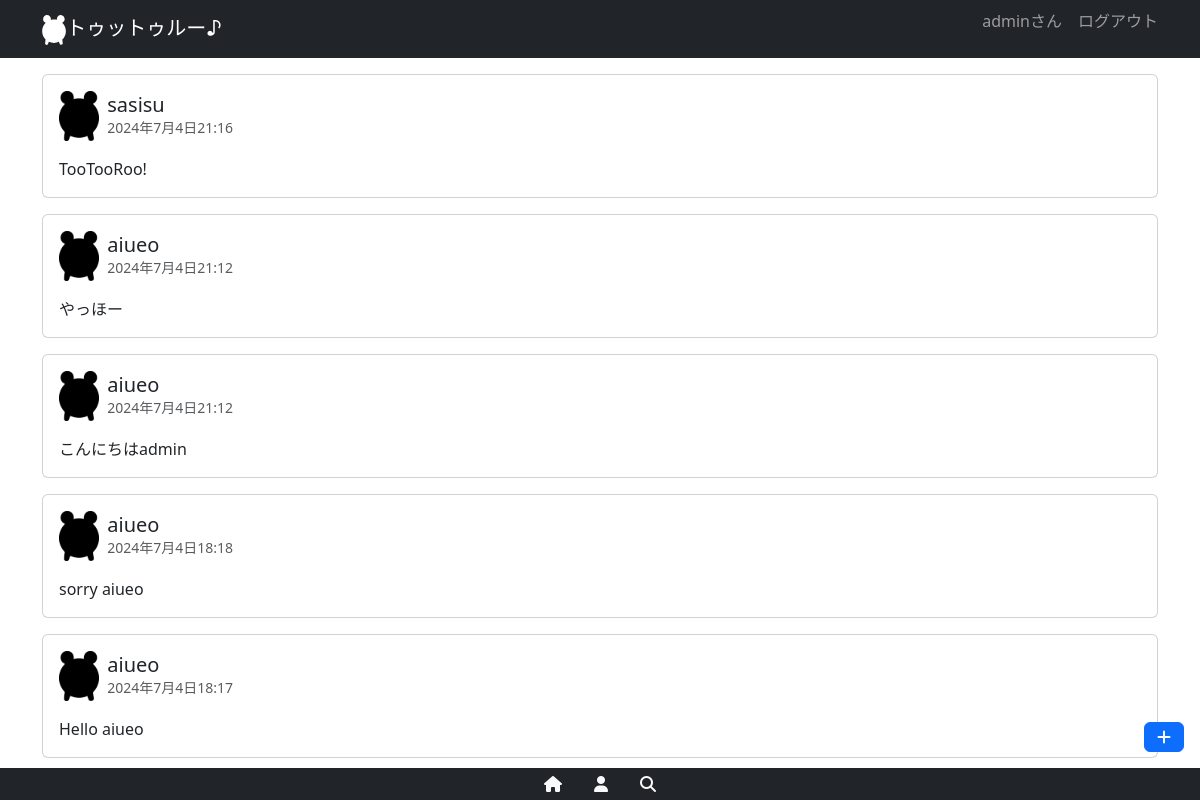
The app's page / (signed in) with its own data.
### main/models.py (models this page shows, shortened)
class Toot(models.Model):
    user = models.ForeignKey(CustomUser, on_delete=models.CASCADE, related_name='toots', verbose_name='投稿者')
    content = models.CharField('内容', max_length=280)
    created_at = models.DateTimeField('投稿日', auto_now_add=True)
    updated_at = models.DateTimeField('更新日', auto_now=True)
    original_toot = models.ForeignKey('self', null=True, blank=True, on_delete=models.SET_NULL, related_name='original_toot_retoots', verbose_name='元のトゥート')

class CustomUser(models.Model):
    user = models.OneToOneField(settings.AUTH_USER_MODEL, on_delete=models.CASCADE)
    bio = models.TextField(blank=True, null=True)
    profile_image = models.ImageField(upload_to='profile_images/', blank=True, null=True)
    created_at = models.DateTimeField('アカウント作成日', auto_now_add=True)
    updated_at = models.DateTimeField('アカウント更新日', auto_now=True)
    def __str__(self):
        return self.user.username

### main/views.py (the view)
# urls.py: path('', views.TopView.as_view(), name='top'),
class TopView(ListView):
    model = Toot
    usrmodel = CustomUser
    template_name = 'toot/top.html'
    context_object_name = 'toots'
    ordering = ['-created_at']
    def get_context_data(self, **kwargs):
        context = super().get_context_data(**kwargs)
        context['form'] = TootForm()
        return context

### main/templates/toot/top.html
{% extends 'toot/base.html' %}
{% block main %}
{% if toots %}
{% for toot in toots %}
<div class="card my-3">
    <div class="card-body">
        <a href="{% url 'toot_detail' toot.id %}" class="text-decoration-none text-dark">
            <div class="d-flex align-items-center">
                <img src="../../static/media/icon.png" alt="Default Image" height="50">
                <div class="mx-2">
                    <h5 class="mb-0">{{ toot.user }}</h5>
                    <small class="text-muted">{{ toot.created_at }}</small>
                </div>
            </div>
            <div class="mt-3">
                <p class="mb-0">{{ toot.content|truncatewords:5 }}</p>
            </div>
        </a>
    </div>
</div>
{% endfor %}
{% else %}
<p>投稿はありません</p>
{% endif %}
{% endblock %}

### main/templates/toot/base.html (shortened to what this page needs)
{% load static %}
{% load django_bootstrap5 %}
<html>
<head>
    {% bootstrap_css %}
</head>
<body>
    <nav class="navbar navbar-expand flex-md-row navbar-dark bg-dark">
        <div class="container justify-content-between">
            <a href="/" class="navbar-brand"><img src="{% static 'media/icon.svg' %}" height="30px">トゥットゥルー♪</a>
            <ul class="navbar-nav mr-md-2">
                {% if user.is_authenticated %}
                <form id="logout-form" method="post" action="{% url 'logout' %}">
                    <button type="submit" class="nav-link btn btn-link" style="padding: 0;">
                        {{ user.username }}さん　ログアウト</button>
                </form>
                {% else %}
                <li class="nav-item"><a class="nav-link" href="{% url 'login' %}">ログイン</a></li>
                <li class="nav-item"><a class="nav-link" href="{% url 'signup' %}">会員登録</a></li>
                {% endif %}
            </ul>
        </div>
    </nav>
    <main>
        <div class="container">
            {% block main %}{% endblock %}
        </div>
    </main>
    <footer class="fixed-bottom">
        <div class="text-end pe-3 pb-3">
            {% if user.is_authenticated %}
            <button class="btn btn-primary text-light" data-bs-toggle="modal" data-bs-target="#tootModal"><i class="fa-solid fa-plus"></i></button>
            {% else %}
            <a class="btn btn-primary text-light" href="{% url 'login' %}"><i class="fa-solid fa-plus"></i></a>
            {% endif %}
        </div>
        <div class="bottom-navbar bg-dark">
            <div class="container">
                <ul class="nav justify-content-center">
                    <li class="nav-item">
                        <a class="nav-link text-light" href=""><i class="fa-solid fa-house"></i></a>
                    </li>
                    <li class="nav-item">
                        <a class="nav-link text-light" href=""><i class="fa-solid fa-user"></i></a>
                    </li>
                    <li class="nav-item">
                        <a class="nav-link text-light" href=""><i class="fa-solid fa-magnifying-glass"></i></a>
                    </li>
                </ul>
            </div>
        </div>
    </footer>
</body>
</html>

### records on screen
Toot: user "sasisu", created_at "2024年7月4日21:16", content "TooTooRoo!"
Toot: user "aiueo", created_at "2024年7月4日21:12", content "やっほー"
Toot: user "aiueo", created_at "2024年7月4日21:12", content "こんにちはadmin"
Toot: user "aiueo", created_at "2024年7月4日18:18", content "sorry aiueo"
Toot: user "aiueo", created_at "2024年7月4日18:17", content "Hello aiueo"

### other values on screen
{{ user.username }} "admin"
